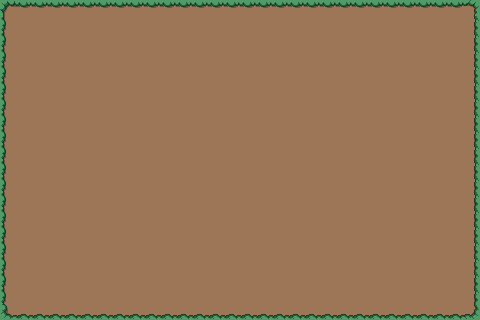

A 2D game scene composited from a Tiled map and its tileset images. What follows is a short description and the map's XML, with every tile layer's data as written:
An orthogonal 30x20 tile map with 16x16 px tiles, 1 tile layer (Tile Layer 1).

<map version="1.10" tiledversion="1.11.0" orientation="orthogonal" renderorder="right-down" width="30" height="20" tilewidth="16" tileheight="16" infinite="0" nextlayerid="5" nextobjectid="3">
 <editorsettings>
  <export target="test.json" format="json" />
 </editorsettings>
 <tileset firstgid="1" source="tilesets/plains.tsx" />
 <layer id="1" name="Tile Layer 1" width="30" height="20">
  <data encoding="csv">
2,3,3,3,3,3,3,3,3,3,3,3,3,3,3,3,3,3,3,3,3,3,3,3,3,3,3,3,3,4,
8,9,9,9,9,9,9,9,9,9,9,9,9,9,9,9,9,9,9,9,9,9,9,9,9,9,9,9,9,10,
8,9,9,9,9,9,9,9,9,9,9,9,9,9,9,9,9,9,9,9,9,9,9,9,9,9,9,9,9,10,
8,9,9,9,9,9,9,9,9,9,9,9,9,9,9,9,9,9,9,9,9,9,9,9,9,9,9,9,9,10,
8,9,9,9,9,9,9,9,9,9,9,9,9,9,9,9,9,9,9,9,9,9,9,9,9,9,9,9,9,10,
8,9,9,9,9,9,9,9,9,9,9,9,9,9,9,9,9,9,9,9,9,9,9,9,9,9,9,9,9,10,
8,9,9,9,9,9,9,9,9,9,9,9,9,9,9,9,9,9,9,9,9,9,9,9,9,9,9,9,9,10,
8,9,9,9,9,9,9,9,9,9,9,9,9,9,9,9,9,9,9,9,9,9,9,9,9,9,9,9,9,10,
8,9,9,9,9,9,9,9,9,9,9,9,9,9,9,9,9,9,9,9,9,9,9,9,9,9,9,9,9,10,
8,9,9,9,9,9,9,9,9,9,9,9,9,9,9,9,9,9,9,9,9,9,9,9,9,9,9,9,9,10,
8,9,9,9,9,9,9,9,9,9,9,9,9,9,9,9,9,9,9,9,9,9,9,9,9,9,9,9,9,10,
8,9,9,9,9,9,9,9,9,9,9,9,9,9,9,9,9,9,9,9,9,9,9,9,9,9,9,9,9,10,
8,9,9,9,9,9,9,9,9,9,9,9,9,9,9,9,9,9,9,9,9,9,9,9,9,9,9,9,9,10,
8,9,9,9,9,9,9,9,9,9,9,9,9,9,9,9,9,9,9,9,9,9,9,9,9,9,9,9,9,10,
8,9,9,9,9,9,9,9,9,9,9,9,9,9,9,9,9,9,9,9,9,9,9,9,9,9,9,9,9,10,
8,9,9,9,9,9,9,9,9,9,9,9,9,9,9,9,9,9,9,9,9,9,9,9,9,9,9,9,9,10,
8,9,9,9,9,9,9,9,9,9,9,9,9,9,9,9,9,9,9,9,9,9,9,9,9,9,9,9,9,10,
8,9,9,9,9,9,9,9,9,9,9,9,9,9,9,9,9,9,9,9,9,9,9,9,9,9,9,9,9,10,
8,9,9,9,9,9,9,9,9,9,9,9,9,9,9,9,9,9,9,9,9,9,9,9,9,9,9,9,9,10,
14,15,15,15,15,15,15,15,15,15,15,15,15,15,15,15,15,15,15,15,15,15,15,15,15,15,15,15,15,16
</data>
 </layer>
</map>
